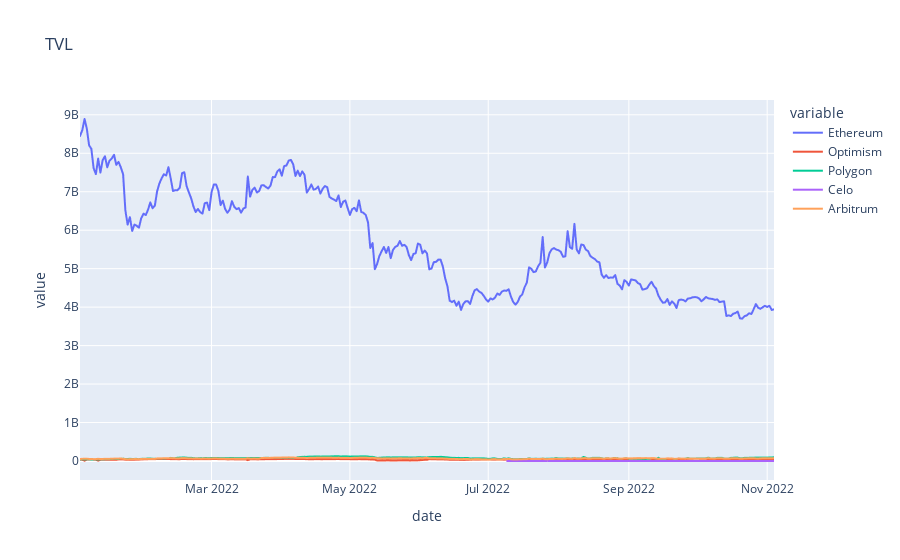

Notebook code for this chart:
### Code cell
uni_get_data2 = requests.get('https://api.llama.fi/protocol/uniswap').json()

chainTvls = uni_get_data2['chainTvls']

df_chainTvls = None
for i, key in enumerate(chainTvls.keys()):
    tmp = pd.DataFrame(chainTvls[key]['tvl']).rename(columns={'totalLiquidityUSD': key})
    if i == 0:
        df_chainTvls = tmp
    else: 
        df_chainTvls = df_chainTvls.merge(tmp, on='date', suffixes=('', key), how='outer')
    
df_chainTvls['date'] = df_chainTvls.date.apply(lambda x: datetime.utcfromtimestamp(x))

px.line(df_chainTvls[df_chainTvls.date > '2022-01-01'], x='date', y=[x for x in df_chainTvls.columns if x != 'date'], 
      title='TVL')

### Figure 1 — Plotly figure (JSON) as saved in the notebook; plotly's stock layout.template omitted (floating-point values rounded to 4 significant figures; data arrays with more than 128 entries replaced by an {"elided": "..."} marker saying what was removed)
{"data": [{"hovertemplate": "variable=Ethereum<br>date=%{x}<br>value=%{y}<extra></extra>", "legendgroup": "Ethereum", "line": {"color": "#636efa", "dash": "solid"}, "marker": {"symbol": "circle"}, "mode": "lines", "name": "Ethereum", "showlegend": true, "type": "scattergl", "x": {"elided": "307 str values"}, "xaxis": "x", "y": {"elided": "307 float values"}, "yaxis": "y"}, {"hovertemplate": "variable=Optimism<br>date=%{x}<br>value=%{y}<extra></extra>", "legendgroup": "Optimism", "line": {"color": "#EF553B", "dash": "solid"}, "marker": {"symbol": "circle"}, "mode": "lines", "name": "Optimism", "showlegend": true, "type": "scattergl", "x": {"elided": "307 str values"}, "xaxis": "x", "y": {"elided": "307 float values"}, "yaxis": "y"}, {"hovertemplate": "variable=Polygon<br>date=%{x}<br>value=%{y}<extra></extra>", "legendgroup": "Polygon", "line": {"color": "#00cc96", "dash": "solid"}, "marker": {"symbol": "circle"}, "mode": "lines", "name": "Polygon", "showlegend": true, "type": "scattergl", "x": {"elided": "307 str values"}, "xaxis": "x", "y": {"elided": "307 float values"}, "yaxis": "y"}, {"hovertemplate": "variable=Celo<br>date=%{x}<br>value=%{y}<extra></extra>", "legendgroup": "Celo", "line": {"color": "#ab63fa", "dash": "solid"}, "marker": {"symbol": "circle"}, "mode": "lines", "name": "Celo", "showlegend": true, "type": "scattergl", "x": {"elided": "307 str values"}, "xaxis": "x", "y": {"elided": "307 float values"}, "yaxis": "y"}, {"hovertemplate": "variable=Arbitrum<br>date=%{x}<br>value=%{y}<extra></extra>", "legendgroup": "Arbitrum", "line": {"color": "#FFA15A", "dash": "solid"}, "marker": {"symbol": "circle"}, "mode": "lines", "name": "Arbitrum", "showlegend": true, "type": "scattergl", "x": {"elided": "307 str values"}, "xaxis": "x", "y": {"elided": "307 float values"}, "yaxis": "y"}], "layout": {"legend": {"title": {"text": "variable"}, "tracegroupgap": 0}, "title": {"text": "TVL"}, "xaxis": {"anchor": "y", "domain": [0, 1], "title": {"text": "date"}}, "yaxis": {"anchor": "x", "domain": [0, 1], "title": {"text": "value"}}}}
